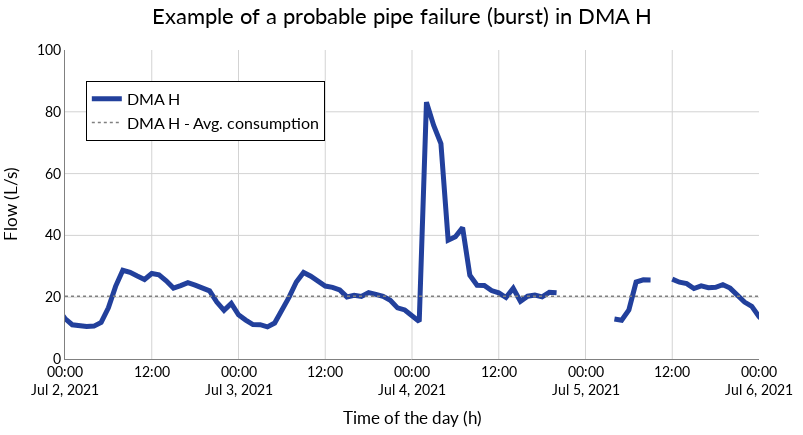

The code cell stored with this chart in its notebook:
### Markdown cell above
## Real data
We are using real unprocessed data from a SCADA system. Failures, leaks of the cyber-physical system can appear.

There is a burst on 4th of July 2021 and many gaps on DMA H, for example between 13th and 17th of August 2021.
Therefore let's show two day before and two day after these events.

### Code cell
# Plot the burst on DMA H
img__title = "Example of a probable pipe failure (burst) in DMA H"
img__xaxis_title = "Time of the day (h)"
img__yaxis_title = "Flow (L/s)"

dma = "DMA_H"
start_time = '2021-07-02 00:00:00'
end_time = '2021-07-06 00:00:00'
img__xaxis_range = [start_time, end_time]
img__yaxis_range = [0, 100]
avg_consumption = dmas_h_q[dma].mean()

img__legend_labels = ["DMA H", "DMA H - Avg. consumption"]

fig = go.Figure()
fig.add_trace(go.Scatter(
        x=dmas_h_q.index,
        y=dmas_h_q[dma],
        mode='lines',
        line=dict(color=img__color_blue, width=img__line_width),
        name=img__legend_labels[0]
    )
)
fig.add_trace(go.Scatter(
        x=img__xaxis_range,
        y=[avg_consumption, avg_consumption],
        mode='lines',
        line=dict(color="gray", width=1.5, dash='dot'),
        name=img__legend_labels[1]
    )
)
fix_layout(fig)
fig.show()

### Figure 1 — Plotly figure (JSON) as saved in the notebook; plotly's stock layout.template omitted (floating-point values rounded to 4 significant figures; data arrays with more than 128 entries replaced by an {"elided": "..."} marker saying what was removed)
{"data": [{"line": {"color": "#22409C", "width": 5}, "mode": "lines", "name": "DMA H", "type": "scatter", "x": {"elided": "13608 str values"}, "y": {"elided": "13608 float values"}}, {"line": {"color": "gray", "dash": "dot", "width": 1.5}, "mode": "lines", "name": "DMA H - Avg. consumption", "type": "scatter", "x": ["2021-07-02 00:00:00", "2021-07-06 00:00:00"], "y": [20.29, 20.29]}], "layout": {"font": {"color": "black", "family": "Lato", "size": 14}, "height": 435.8, "legend": {"bgcolor": "White", "bordercolor": "Black", "borderwidth": 1, "font": {"size": 16}, "groupclick": "toggleitem", "itemclick": "toggleothers", "itemdoubleclick": "toggle", "itemsizing": "trace", "orientation": "v", "tracegroupgap": 100, "traceorder": "normal", "x": 0.03, "xanchor": "left", "y": 0.9, "yanchor": "top"}, "margin": {"b": 10, "l": 10, "pad": 0, "r": 10, "t": 50}, "paper_bgcolor": "white", "plot_bgcolor": "white", "showlegend": true, "title": {"font": {"color": "black", "family": "Lato", "size": 22}, "text": "Example of a probable pipe failure (burst) in DMA H", "x": 0.5, "xanchor": "center", "y": 0.98, "yanchor": "top"}, "width": 803.6, "xaxis": {"automargin": true, "gridcolor": "lightgrey", "linecolor": "grey", "linewidth": 1, "range": ["2021-07-02 00:00:00", "2021-07-06 00:00:00"], "showgrid": true, "showline": true, "title": {"text": "Time of the day (h)"}, "zerolinecolor": "black"}, "yaxis": {"automargin": true, "gridcolor": "lightgrey", "linecolor": "grey", "linewidth": 1, "range": [0, 100], "showgrid": true, "showline": true, "title": {"text": "Flow (L/s)"}, "zerolinecolor": "black"}}}
